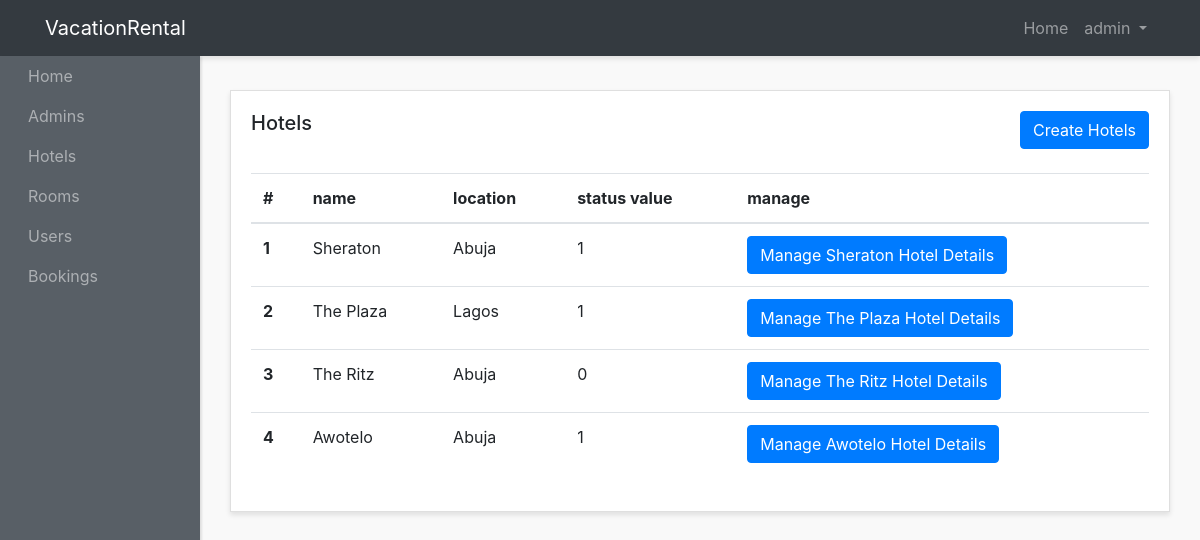
Screenshot of /admin-panel/hotels-admins/show-hotels.php (signed in) with the database file from the repository.
### tables this page shows
CREATE TABLE `hotels` (
  `id` int(11) NOT NULL,
  `name` varchar(255) NOT NULL,
  `image` varchar(255) NOT NULL,
  `description` text NOT NULL,
  `location` varchar(255) NOT NULL,
  `status` int(11) NOT NULL DEFAULT 1,
  `created_at` timestamp NOT NULL DEFAULT current_timestamp()
);

### admin-panel/hotels-admins/show-hotels.php (the view, shortened to what this page needs)
<?php require "../layouts/header.php"; ?>
<?php require "../../config/config.php"; ?>
<?php
$hotels = $conn->query("SELECT * FROM hotels");
$hotels->execute();
$allHotels = $hotels->fetchAll(PDO::FETCH_OBJ);
?>
          <div class="row">
        <div class="col">
          <div class="card">
            <div class="card-body">
              <h5 class="card-title mb-4 d-inline">Hotels</h5>
             <a  href="create-hotels.php" class="btn btn-primary mb-4 text-center float-right">Create Hotels</a>
              <table class="table">
                <thead>
                  <tr>
                    <th scope="col">#</th>
                    <th scope="col">name</th>
                    <th scope="col">location</th>
                    <th scope="col">status value</th>
                    <th scope="col">manage</th>
                  </tr>
                </thead>
                <tbody>
                  <?php foreach($allHotels as $hotels) : ?>
                  <tr>
                    <th scope="row"><?php echo $hotels->id; ?></th>
                    <td><?php echo $hotels->name; ?></td>
                    <td><?php echo $hotels->location; ?></td>
                    <td><?php echo $hotels->status; ?></td>
                    <td><a  href="manage-hotels.php?id=<?php echo $hotels->id; ?>" class="btn btn-primary text-white text-center ">Manage <?php echo $hotels->name; ?> Hotel Details</a></td>
                  </tr>
                  <?php endforeach; ?>
                </tbody>
              </table>
            </div>
          </div>
        </div>
      </div>
 <?php require "../layouts/footer.php"; ?>

### admin-panel/styles/style.css (style rules this page uses)
body { background: #f9f9f9; }
.card { margin-bottom: 15px; border-radius: 0; box-shadow: 0 3px 5px rgba(0, 0, 0, .1); }

### rows the page displays
hotels: id "1", name "Sheraton", location "Abuja", status "1"
hotels: id "2", name "The Plaza", location "Lagos", status "1"
hotels: id "3", name "The Ritz", location "Abuja", status "0"
hotels: id "4", name "Awotelo", location "Abuja", status "1"

### other values shown
$_SESSION['adminname'] "admin"
